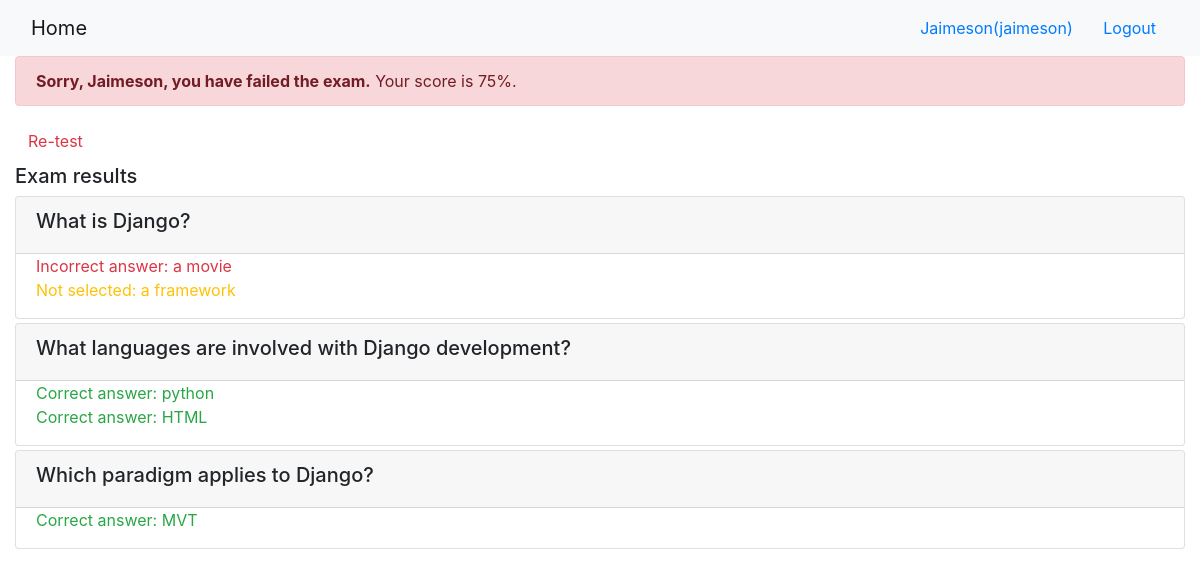
The page /onlinecourse/1/submission/1/result/ (signed in) on the database its author committed.
### onlinecourse/models.py (models this page shows, shortened)
class Question(models.Model):
    text = models.CharField(max_length=1000)
    grade_point = models.IntegerField(default=1)
    course = models.ForeignKey(Course, on_delete=models.CASCADE, default="")
    lesson = models.ManyToManyField(Lesson)

class Choice(models.Model):
    question = models.ForeignKey(Question, on_delete=models.CASCADE)
    content = models.CharField(max_length=1000)
    is_correct = models.BooleanField(default=False)

### onlinecourse/views.py (the view)
# urls.py: path('<int:course_id>/submission/<int:submission_id>/result/', views.show_exam_result, name='show_exam_result'),
def show_exam_result(request, course_id, submission_id):
    course = get_object_or_404(Course, pk=course_id)
    submission = Submission.objects.get(id=submission_id)
    choices = submission.choices.all()
    score = 0
    possible_score = 0
    for choice in choices:
        possible_score += choice.question.grade_point
        if choice.is_correct:
            score += choice.question.grade_point
    context = {}
    context['course'] = course
    context['choices'] = choices
    context['grade'] = int(score / possible_score *100)
    return render(request, 'onlinecourse/exam_result_bootstrap.html', context)

### onlinecourse/templates/onlinecourse/exam_result_bootstrap.html (shortened to what this page needs)
<!DOCTYPE html>
<html lang="en">
<head>
    {% load static %}
    <link rel="stylesheet" href="https://maxcdn.bootstrapcdn.com/bootstrap/4.5.2/css/bootstrap.min.css">
</head>
<body>
 <nav class="navbar navbar-light bg-light">
    <div class="container-fluid">
        <div class="navbar-header">
              <a class="navbar-brand" href="{% url 'onlinecourse:index' %}">Home</a>
        </div>
        <ul class="nav navbar-nav navbar-right">
            {% if user.is_authenticated %}
            <li>
                <a class="btn btn-link" href="#">{{ user.first_name }}({{ user.username }})</a>
                <a class="btn btn-link" href="{% url 'onlinecourse:logout' %}">Logout</a>
            </li>
            {% endif %}
        </ul>
    </div>
</nav>
<div class="container-fluid">
    {% if grade > 80 %}
    <div class="alert alert-success">
        <b>Congratulations, {{ user.first_name }}, you have passed the exam!</b> Your score is {{ grade }}%.
    </div>
        {% else %}
        <div class="alert alert-danger">
            <b>Sorry, {{ user.first_name }}, you have failed the exam.</b> Your score is {{ grade }}%.
        </div>
        <a class="btn btn-link text-danger" href="{% url 'onlinecourse:course_details' course.id %}">Re-test</a>
        {% endif %}
        <div class="card-columns-vertical mt-1">
        <h5 class="">Exam results</h5>
        {% for question in course.question_set.all %}
        <div class="card mt-1">
            <div class="card-header"><h5>{{ question.text }}</h5></div>
               <div class="form-group">
                   {% for choice in question.choice_set.all %}
                   <div class="form-check">
                       {% if choice.is_correct and choice in choices %}
                       <div class="text-success">Correct answer: {{ choice.content }}</div>
                       {% else %}{% if choice.is_correct and not choice in choices %}
                       <div class="text-warning">Not selected: {{ choice.content }}</div>
                       {% else %}{% if not choice.is_correct and choice in choices %}
                       <div class="text-danger">Incorrect answer: {{ choice.content }}</div>
                       {% else %}
                       <div>{{ choice.choice_text }}</div>
                       {% endif %}{% endif %}{% endif %}
                   </div>
                   {% endfor %}
               </div>
           </div>
           {% endfor %}
        </div>
    </div>
</body>
</html>

### rows shown on the page
Question: text "What is Django?"
Choice: content "a movie"
Choice: content "a framework"
Question: text "What languages are involved with Django development?"
Choice: content "python"
Choice: content "HTML"
Question: text "Which paradigm applies to Django?"
Choice: content "MVT"

### other values the page prints
{{ user.first_name }} "Jaimeson"
{{ user.username }} "jaimeson"
{{ grade }} "75"
